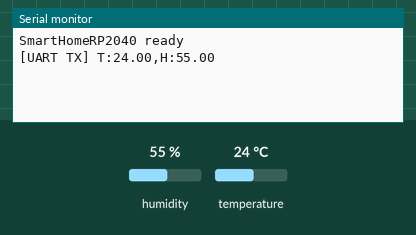
A sketch run on a simulated ESP32. On the bench: the last lines printed to the serial monitor. Inputs (shaded band) come from the test bench; at power-on: humidity 55 %, temperature 24 °C.

Above: at 18.0 s.
18.1 s: humidity set to 22 %
At 20.4 s:
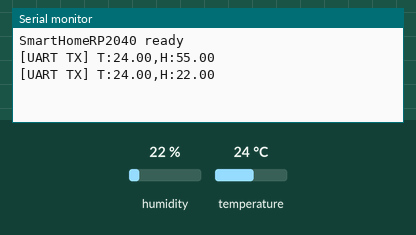
33.1 s: temperature set to 12 °C
At 40.4 s:
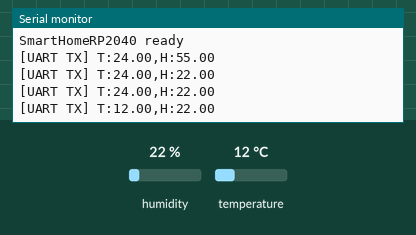
48.1 s: humidity set to 40 %
At 50.4 s:
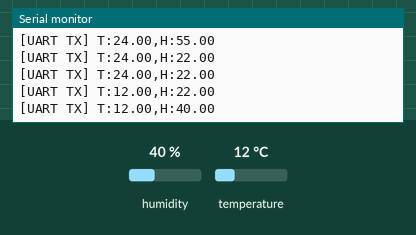
Timing chart, 0 to 51.9 s (numbered marks = the images above; inputs shaded):
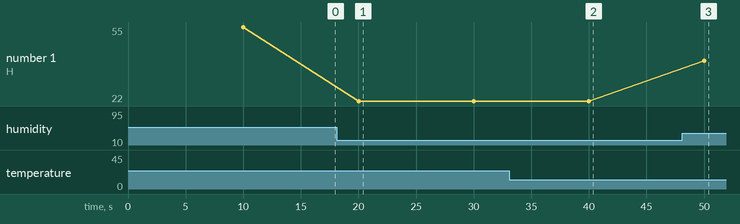

Measured:
- after the input at 18.1 s, the serial monitor: prints a new line after 1.9 s (image 1)
- after the input at 33.1 s, the serial monitor: prints a new line after 6.9 s (image 2)
- after the input at 48.1 s, the serial monitor: prints a new line after 1.9 s (image 3)
- plotted number 1: 55 → 22 after the input at 18.1 s, 22 → 40 after the input at 48.1 s

The sketch:

SmartHomeRP2040.ino
```cpp
// REQUIRES (install via Arduino IDE Library Manager):
//   DHT sensor library by Adafruit
//   Adafruit Unified Sensor by Adafruit
//
// To use a BME280 instead of DHT22, uncomment USE_BME280 below and also install:
//   Adafruit BME280 Library by Adafruit

// #define USE_BME280

#include "DHT.h"
// #ifdef USE_BME280
// #include <Wire.h>
// #include <Adafruit_BME280.h>
// #endif

// --- UART (inter-chip) ---
const int UART_RX = 0;   // from ESP32 GPIO19 (unused in this sketch)
const int UART_TX = 1;   // to ESP32 GPIO22

// --- Sensor ---
const int DHT_PIN = 22;
#define DHTTYPE DHT22

// --- Timing ---
const unsigned long READ_INTERVAL_MS = 10000UL;

DHT dht(DHT_PIN, DHTTYPE);
// #ifdef USE_BME280
// Adafruit_BME280 bme;
// #endif

unsigned long lastReadMs = 0;

void setup() {
    Serial1.setRX(UART_RX);
    Serial1.setTX(UART_TX);
    Serial1.begin(9600);

    Serial.begin(115200);
    Serial.println("SmartHomeRP2040 ready");

    dht.begin();
    // #ifdef USE_BME280
    // Wire.begin();   // add SDA, SCL pin args if not on default pins — verify from schematic
    // if (!bme.begin(0x76)) {   // try 0x77 if 0x76 fails
    //     Serial.println("[BME280] Init failed — check wiring and I2C address");
    //     while (1);
    // }
    // #endif
}

void readSensor(float &t, float &h) {
#ifndef USE_BME280
    h = dht.readHumidity();
    t = dht.readTemperature();
#else
    // t = bme.readTemperature();
    // h = bme.readHumidity();
    t = NAN;
    h = NAN;
#endif
}

void loop() {
    unsigned long now = millis();
    if (now - lastReadMs < READ_INTERVAL_MS) return;
    lastReadMs = now;

    float t, h;
    readSensor(t, h);

    if (isnan(t) || isnan(h)) {
        Serial.println("[SENSOR] Read failed — skipping");
        return;
    }

    char line[32];
    snprintf(line, sizeof(line), "T:%.2f,H:%.2f\n", t, h);
    Serial1.print(line);
    Serial.print("[UART TX] ");
    Serial.print(line);
}
```
